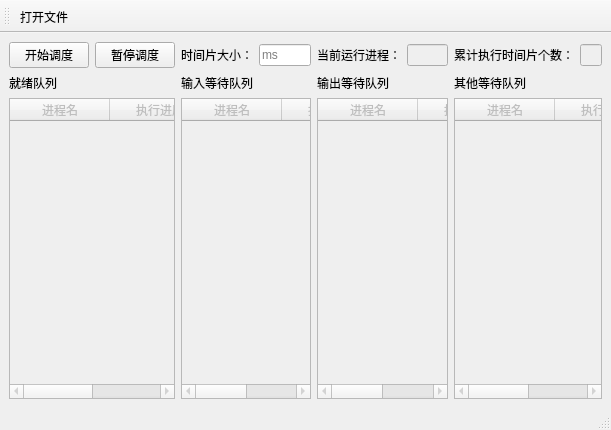
<?xml version="1.0" encoding="UTF-8"?>
<ui version="4.0">
 <class>mainWindow</class>
 <widget class="QMainWindow" name="mainWindow">
  <property name="geometry">
   <rect>
    <x>0</x>
    <y>0</y>
    <width>611</width>
    <height>430</height>
   </rect>
  </property>
  <property name="windowTitle">
   <string>时间片轮转调度</string>
  </property>
  <widget class="QWidget" name="centralwidget">
   <layout class="QGridLayout" name="gridLayout_2">
    <item row="0" column="0">
     <layout class="QGridLayout" name="gridLayout">
      <item row="0" column="0">
       <widget class="QPushButton" name="start_pushButton">
        <property name="text">
         <string>开始调度</string>
        </property>
        <property name="shortcut">
         <string>Enter</string>
        </property>
       </widget>
      </item>
      <item row="0" column="1">
       <widget class="QPushButton" name="suspend_pushButton">
        <property name="text">
         <string>暂停调度</string>
        </property>
        <property name="shortcut">
         <string>Esc</string>
        </property>
       </widget>
      </item>
      <item row="0" column="2">
       <layout class="QHBoxLayout" name="horizontalLayout_2">
        <item>
         <widget class="QLabel" name="timepiece_label">
          <property name="text">
           <string>时间片大小：</string>
          </property>
         </widget>
        </item>
        <item>
         <widget class="QLineEdit" name="timepiece_lineEdit">
          <property name="placeholderText">
           <string>ms</string>
          </property>
         </widget>
        </item>
       </layout>
      </item>
      <item row="0" column="3">
       <layout class="QHBoxLayout" name="horizontalLayout">
        <item>
         <widget class="QLabel" name="process_label">
          <property name="text">
           <string>当前运行进程：</string>
          </property>
          <property name="textFormat">
           <enum>Qt::PlainText</enum>
          </property>
         </widget>
        </item>
        <item>
         <widget class="QLineEdit" name="process_lineEdit">
          <property name="enabled">
           <bool>false</bool>
          </property>
         </widget>
        </item>
       </layout>
      </item>
      <item row="0" column="4">
       <layout class="QHBoxLayout" name="horizontalLayout_3">
        <item>
         <widget class="QLabel" name="times_label">
          <property name="text">
           <string>累计执行时间片个数：</string>
          </property>
         </widget>
        </item>
        <item>
         <widget class="QLineEdit" name="times_lineEdit">
          <property name="enabled">
           <bool>false</bool>
          </property>
         </widget>
        </item>
       </layout>
      </item>
      <item row="1" column="0" colspan="2">
       <layout class="QVBoxLayout" name="verticalLayout">
        <item>
         <widget class="QLabel" name="ready_label">
          <property name="text">
           <string>就绪队列</string>
          </property>
         </widget>
        </item>
        <item>
         <widget class="QTableWidget" name="ready_tableWidget">
          <property name="enabled">
           <bool>false</bool>
          </property>
          <property name="editTriggers">
           <set>QAbstractItemView::NoEditTriggers</set>
          </property>
          <property name="selectionBehavior">
           <enum>QAbstractItemView::SelectRows</enum>
          </property>
          <column>
           <property name="text">
            <string>进程名</string>
           </property>
           <property name="font">
            <font>
             <family>微软雅黑</family>
             <pointsize>9</pointsize>
            </font>
           </property>
          </column>
          <column>
           <property name="text">
            <string>执行进度</string>
           </property>
          </column>
         </widget>
        </item>
       </layout>
      </item>
      <item row="1" column="2">
       <layout class="QVBoxLayout" name="verticalLayout_2">
        <item>
         <widget class="QLabel" name="in_label">
          <property name="text">
           <string>输入等待队列</string>
          </property>
         </widget>
        </item>
        <item>
         <widget class="QTableWidget" name="in_tableWidget">
          <property name="enabled">
           <bool>false</bool>
          </property>
          <property name="editTriggers">
           <set>QAbstractItemView::NoEditTriggers</set>
          </property>
          <property name="selectionBehavior">
           <enum>QAbstractItemView::SelectRows</enum>
          </property>
          <column>
           <property name="text">
            <string>进程名</string>
           </property>
           <property name="font">
            <font>
             <family>微软雅黑</family>
             <pointsize>9</pointsize>
            </font>
           </property>
          </column>
          <column>
           <property name="text">
            <string>执行进度</string>
           </property>
          </column>
         </widget>
        </item>
       </layout>
      </item>
      <item row="1" column="3">
       <layout class="QVBoxLayout" name="verticalLayout_3">
        <item>
         <widget class="QLabel" name="out_label">
          <property name="text">
           <string>输出等待队列</string>
          </property>
         </widget>
        </item>
        <item>
         <widget class="QTableWidget" name="out_tableWidget">
          <property name="enabled">
           <bool>false</bool>
          </property>
          <property name="editTriggers">
           <set>QAbstractItemView::NoEditTriggers</set>
          </property>
          <property name="selectionBehavior">
           <enum>QAbstractItemView::SelectRows</enum>
          </property>
          <column>
           <property name="text">
            <string>进程名</string>
           </property>
           <property name="font">
            <font>
             <family>微软雅黑</family>
             <pointsize>9</pointsize>
            </font>
           </property>
          </column>
          <column>
           <property name="text">
            <string>执行进度</string>
           </property>
          </column>
         </widget>
        </item>
       </layout>
      </item>
      <item row="1" column="4">
       <layout class="QVBoxLayout" name="verticalLayout_4">
        <item>
         <widget class="QLabel" name="wait_label">
          <property name="text">
           <string>其他等待队列</string>
          </property>
         </widget>
        </item>
        <item>
         <widget class="QTableWidget" name="wait_tableWidget">
          <property name="enabled">
           <bool>false</bool>
          </property>
          <property name="editTriggers">
           <set>QAbstractItemView::NoEditTriggers</set>
          </property>
          <property name="selectionBehavior">
           <enum>QAbstractItemView::SelectRows</enum>
          </property>
          <column>
           <property name="text">
            <string>进程名</string>
           </property>
           <property name="font">
            <font>
             <family>微软雅黑</family>
             <pointsize>9</pointsize>
            </font>
           </property>
          </column>
          <column>
           <property name="text">
            <string>执行进度</string>
           </property>
          </column>
         </widget>
        </item>
       </layout>
      </item>
     </layout>
    </item>
   </layout>
  </widget>
  <widget class="QStatusBar" name="statusbar"/>
  <widget class="QToolBar" name="toolBar">
   <property name="windowTitle">
    <string>toolBar</string>
   </property>
   <attribute name="toolBarArea">
    <enum>TopToolBarArea</enum>
   </attribute>
   <attribute name="toolBarBreak">
    <bool>false</bool>
   </attribute>
   <addaction name="OpenFile"/>
  </widget>
  <action name="OpenFile">
   <property name="text">
    <string>打开文件</string>
   </property>
   <property name="toolTip">
    <string>Ctrl+F</string>
   </property>
   <property name="shortcut">
    <string>Ctrl+F</string>
   </property>
  </action>
 </widget>
 <resources/>
 <connections/>
</ui>
